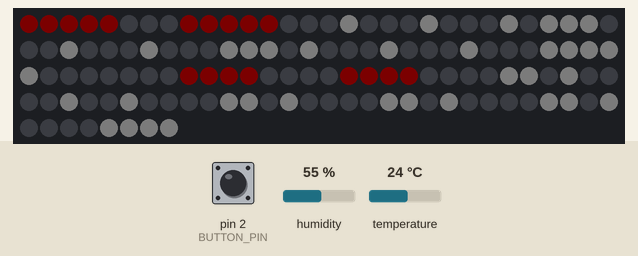
Bench run of a sketch on a simulated Arduino Uno, built with avr-gcc and run on an emulated ATmega328P. On the bench: 128 RGB LEDs in strip order, left to right, continuing on the next row. The test bench sets the inputs (shaded band); at power-on: pin 2 (BUTTON_PIN) HIGH, humidity 55 %, temperature 24 °C. Dim RGB values are drawn brighter than linear; the local clock reads 2024-03-15 10:24:30 at power-on unless the sketch sets it.

Above: at 2.8 s.
2.9 s: pin 2 (BUTTON_PIN) pulled LOW for 1.25 s
At 4.3 s:
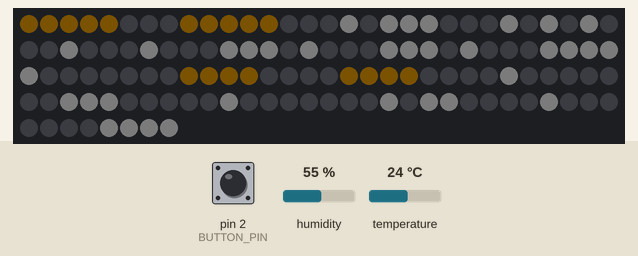
8.2 s: pin 2 (BUTTON_PIN) pulled LOW for 3.2 s
Timing chart, 0 to 11.2 s (numbered marks = the images above; inputs shaded):
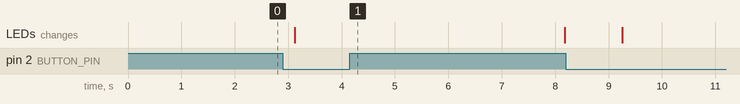

Measured:
- after the input at 2.9 s, the LEDs: change after 0.23 s (image 1)

The sketch:

LED_2_0_0.ino
```cpp
#include <Adafruit_NeoPixel.h>
#include <DS1302.h>
#include <DHT.h>
#include <avr/pgmspace.h>

#define LED_PIN     6
#define NUM_LEDS    128
#define DS1302_RST  7
#define DS1302_DAT  8
#define DS1302_CLK  9
#define DHTPIN 4
#define DHTTYPE DHT11
#define BUTTON_PIN 2
DHT dht(DHTPIN, DHTTYPE);

Adafruit_NeoPixel strip(NUM_LEDS, LED_PIN, NEO_GRB + NEO_KHZ800);
DS1302 rtc(DS1302_RST, DS1302_DAT, DS1302_CLK);

bool manualMode = false;
int testDen = 31;

int cervene[] = {0, 1, 2, 3, 4, 8, 9, 10, 11, 12, 68, 69, 70, 71, 76, 77, 78, 79};
int bile[] = {16,17,18,19,20,24,25,26,27,28,32,33,34,35,36,40,41,42,43,44,48,49,50,51,52,56,57,58,59,60,
              84,85,86,87,92,93,94,95,100,101,102,103,108,109,110,111,116,117,118,119,124,125,126,127};

const uint8_t den_1[] PROGMEM = {48, 40, 32, 24, 16, 95};
const uint8_t den_2[] PROGMEM = {87, 16, 17, 25, 33, 32, 103, 111, 119, 48, 49};
const uint8_t den_3[] PROGMEM = {87, 16, 17, 25, 33, 32, 103, 41, 119, 48, 49};
const uint8_t den_4[] PROGMEM = {87, 95, 25, 33, 32, 103, 41, 49};
const uint8_t den_5[] PROGMEM = {87, 16, 17, 95, 33, 32, 103, 41, 119, 48, 49};
const uint8_t den_6[] PROGMEM = {87, 16, 17, 95, 33, 32, 103, 41, 119, 48, 49, 111};
const uint8_t den_7[] PROGMEM = {87, 16, 17, 25, 33, 41, 49};
const uint8_t den_8[] PROGMEM = {87, 16, 17, 25, 33, 41, 49, 95, 103, 32, 111, 119, 48};
const uint8_t den_9[] PROGMEM = {87, 16, 17, 25, 33, 41, 49, 95, 103, 32};
const uint8_t den_10[] PROGMEM = {86, 93, 94, 102, 110, 118, 17, 18, 19, 25, 27, 33, 35, 41, 43, 49, 50, 51};
const uint8_t den_11[] PROGMEM = {87, 94, 95, 103, 111, 119, 18, 25, 26, 34, 42, 50};
const uint8_t den_12[] PROGMEM = {86, 93, 94, 102, 110, 118, 17, 18, 19, 27, 35, 34, 33, 41, 49, 50, 51};
const uint8_t den_13[] PROGMEM = {86, 93, 94, 102, 110, 118, 17, 18, 19, 27, 35, 34, 33, 43, 51, 50, 49};
const uint8_t den_14[] PROGMEM = {86, 93, 94, 102, 110, 118, 17, 25, 27, 33, 34, 35, 43, 51};
const uint8_t den_15[] PROGMEM = {86, 93, 94, 102, 110, 118, 17, 18, 19, 25, 35, 34, 33, 43, 49, 50, 51};
const uint8_t den_16[] PROGMEM = {86, 93, 94, 102, 110, 118, 17, 18, 19, 25, 35, 34, 33, 41, 43, 49, 50, 51};
const uint8_t den_17[] PROGMEM = {86, 93, 94, 102, 110, 118, 17, 18, 19, 27, 35, 43, 51};
const uint8_t den_18[] PROGMEM = {86, 93, 94, 102, 110, 118, 17, 18, 19, 25, 27, 35, 34, 33, 41, 43, 49, 50, 51};
const uint8_t den_19[] PROGMEM = {86, 93, 94, 102, 110, 118, 17, 18, 19, 25, 27, 33, 34, 35, 43, 51};
const uint8_t den_20[] PROGMEM = {85, 86, 87, 95, 103, 102, 101, 109, 117, 118, 119, 17, 18, 19, 25, 27, 33, 35, 41, 43, 49, 50, 51};
const uint8_t den_21[] PROGMEM = {85, 86, 87, 95, 103, 102, 101, 109, 117, 118, 119, 18, 25, 26, 34, 42, 50};
const uint8_t den_22[] PROGMEM = {85, 86, 87, 95, 103, 102, 101, 109, 117, 118, 119, 17, 18, 19, 27, 35, 34, 33, 41, 49, 50, 51};
const uint8_t den_23[] PROGMEM = {85, 86, 87, 95, 103, 102, 101, 109, 117, 118, 119, 17, 18, 19, 27, 35, 34, 33, 43, 51, 50, 49};
const uint8_t den_24[] PROGMEM = {85, 86, 87, 95, 103, 102, 101, 109, 117, 118, 119, 17, 25, 27, 33, 34, 35, 43, 51};
const uint8_t den_25[] PROGMEM = {85, 86, 87, 95, 103, 102, 101, 109, 117, 118, 119, 17, 18, 19, 25, 35, 34, 33, 43, 49, 50, 51};
const uint8_t den_26[] PROGMEM = {85, 86, 87, 95, 103, 102, 101, 109, 117, 118, 119, 17, 18, 19, 25, 35, 34, 33, 41, 43, 49, 50, 51};
const uint8_t den_27[] PROGMEM = {85, 86, 87, 95, 103, 102, 101, 109, 117, 118, 119, 17, 18, 19, 27, 35, 43, 51};
const uint8_t den_28[] PROGMEM = {85, 86, 87, 95, 103, 102, 101, 109, 117, 118, 119, 17, 18, 19, 25, 27, 35, 34, 33, 41, 43, 49, 50, 51};
const uint8_t den_29[] PROGMEM = {85, 86, 87, 95, 103, 102, 101, 109, 117, 118, 119, 17, 18, 19, 25, 27, 33, 34, 35, 43, 51};
const uint8_t den_30[] PROGMEM = {85, 86, 87, 95, 103, 102, 101, 111, 119, 118, 117, 17, 18, 19, 25, 27, 33, 35, 41, 43, 49, 50, 51};
const uint8_t den_31[] PROGMEM = {85, 86, 87, 95, 103, 102, 101, 111, 119, 118, 117, 19, 27, 26, 35, 43, 51};

const uint8_t* const dny_zhasnout[] PROGMEM = {
  den_1, den_2, den_3, den_4, den_5, den_6, den_7, den_8,
  den_9, den_10, den_11, den_12, den_13, den_14, den_15, den_16,
  den_17, den_18, den_19, den_20, den_21, den_22, den_23, den_24,
  den_25, den_26, den_27, den_28, den_29, den_30, den_31
};

const uint8_t dny_delky[] PROGMEM = {
  sizeof(den_1), sizeof(den_2), sizeof(den_3), sizeof(den_4), sizeof(den_5), sizeof(den_6), sizeof(den_7), sizeof(den_8),
  sizeof(den_9), sizeof(den_10), sizeof(den_11), sizeof(den_12), sizeof(den_13), sizeof(den_14), sizeof(den_15), sizeof(den_16),
  sizeof(den_17), sizeof(den_18), sizeof(den_19), sizeof(den_20), sizeof(den_21), sizeof(den_22), sizeof(den_23), sizeof(den_24),
  sizeof(den_25), sizeof(den_26), sizeof(den_27), sizeof(den_28), sizeof(den_29), sizeof(den_30), sizeof(den_31)
};

//PRO VLHKOST
const uint8_t den_32[] = {};
const uint8_t den_33[] = {};
const uint8_t den_34[] = {};

int zjistiJas(int hodina) {
  if (hodina >= 6 && hodina < 12) return 3;
  if (hodina >= 12 && hodina < 18) return 2;
  if (hodina >= 18 && hodina < 22) return 1;
  return 0;
}

void vykresliPozadi(bool teplota = false) {
  uint32_t barva = teplota ? strip.Color(255, 150, 0) : strip.Color(255, 0 , 0);
  for (int i = 0; i < sizeof(cervene)/sizeof(int); i++)
    strip.setPixelColor(cervene[i], barva);
  for (int i = 0; i < sizeof(bile)/sizeof(int); i++)
    strip.setPixelColor(bile[i], strip.Color(255, 255, 255));
}

void zobrazDen(uint8_t den, bool teplota = false) {
  strip.clear();
  vykresliPozadi(teplota);

  const uint8_t* ptr = nullptr;
  uint8_t delka = 0;

  if (den >= 1 && den <= 31) {
    ptr = (const uint8_t*)pgm_read_word(&(dny_zhasnout[den - 1]));
    delka = pgm_read_byte(&(dny_delky[den - 1]));

    for (uint8_t i = 0; i < delka; i++) {
      uint8_t index = pgm_read_byte(&(ptr[i]));
      strip.setPixelColor(index, 0);
    }
  } else if (den == 32) {
    for (uint8_t i = 0; i < sizeof(den_32); i++)
      strip.setPixelColor(den_32[i], 0);
  } else if (den == 33) {
    for (uint8_t i = 0; i < sizeof(den_33); i++)
      strip.setPixelColor(den_33[i], 0);
  } else if (den == 34) {
    for (uint8_t i = 0; i < sizeof(den_34); i++)
      strip.setPixelColor(den_34[i], 0);
  }

  strip.show();
}

void setup() {
  strip.begin();
  rtc.halt(false);
  rtc.writeProtect(false);
  pinMode(BUTTON_PIN, INPUT_PULLUP);
  dht.begin();
  Time t = rtc.time();
  strip.setBrightness(zjistiJas(t.hr));
  zobrazDen(t.date);
}


void loop() {
  static bool zobrazenaTeplota = false;
  static unsigned long casZobrazeniTeploty = 0;

  Time t = rtc.time();
  int jas = zjistiJas(t.hr);
  strip.setBrightness(jas);

  if (jas == 0) {
    strip.clear();
    strip.show();
    delay(1000);
    return;
  }

  if (manualMode) {
    zobrazDen(testDen);
    delay(2000);
    return;
  }

  if (digitalRead(BUTTON_PIN) == LOW && !zobrazenaTeplota) {
    delay(50);
    if (digitalRead(BUTTON_PIN) == LOW) {
      float temp = dht.readTemperature();
      if (!isnan(temp)) {
        int tRounded = constrain(round(temp), 1, 34);
        zobrazDen(tRounded, true);
        zobrazenaTeplota = true;
        casZobrazeniTeploty = millis();
        while (digitalRead(BUTTON_PIN) == LOW);
      }
    }
  }

  if (zobrazenaTeplota && millis() - casZobrazeniTeploty >= 5000) {
    zobrazenaTeplota = false;
    zobrazDen(t.date);
  }

  if (!zobrazenaTeplota) {
    zobrazDen(t.date);
  }

  delay(1000);
}
```
